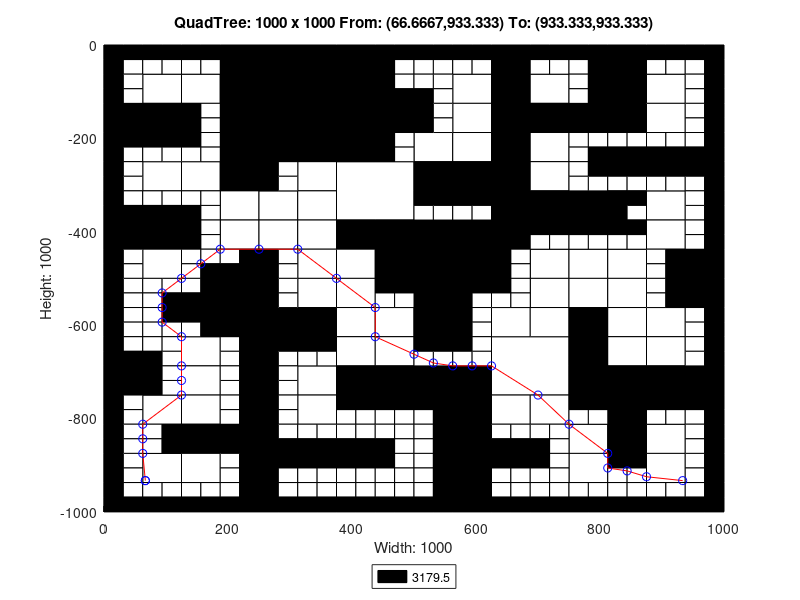

MATLAB code for this plot:
axis([0 1000 -1000 0]);
title('QuadTree: 1000 x 1000 From: (66.6667,933.333) To: (933.333,933.333)');
xlabel('Width: 1000');
ylabel('Height: 1000');
rectangle('Position',[250 -125 125 125], 'FaceColor',[0 0 0]);
rectangle('Position',[250 -250 125 125], 'FaceColor',[0 0 0]);
rectangle('Position',[375 -375 125 125], 'FaceColor',[1 1 1]);
rectangle('Position',[500 -500 125 125], 'FaceColor',[0 0 0]);
rectangle('Position',[625 -750 125 125], 'FaceColor',[1 1 1]);
rectangle('Position',[62.5 -125 62.5 62.5], 'FaceColor',[1 1 1]);
rectangle('Position',[187.5 -62.5 62.5 62.5], 'FaceColor',[0 0 0]);
rectangle('Position',[125 -125 62.5 62.5], 'FaceColor',[1 1 1]);
rectangle('Position',[187.5 -125 62.5 62.5], 'FaceColor',[0 0 0]);
rectangle('Position',[0 -187.5 62.5 62.5], 'FaceColor',[0 0 0]);
rectangle('Position',[62.5 -187.5 62.5 62.5], 'FaceColor',[0 0 0]);
rectangle('Position',[187.5 -187.5 62.5 62.5], 'FaceColor',[0 0 0]);
rectangle('Position',[187.5 -250 62.5 62.5], 'FaceColor',[0 0 0]);
rectangle('Position',[375 -62.5 62.5 62.5], 'FaceColor',[0 0 0]);
rectangle('Position',[375 -125 62.5 62.5], 'FaceColor',[0 0 0]);
rectangle('Position',[375 -187.5 62.5 62.5], 'FaceColor',[0 0 0]);
rectangle('Position',[437.5 -187.5 62.5 62.5], 'FaceColor',[0 0 0]);
rectangle('Position',[375 -250 62.5 62.5], 'FaceColor',[0 0 0]);
rectangle('Position',[62.5 -312.5 62.5 62.5], 'FaceColor',[1 1 1]);
rectangle('Position',[125 -312.5 62.5 62.5], 'FaceColor',[1 1 1]);
rectangle('Position',[187.5 -312.5 62.5 62.5], 'FaceColor',[0 0 0]);
rectangle('Position',[187.5 -375 62.5 62.5], 'FaceColor',[1 1 1]);
rectangle('Position',[0 -437.5 62.5 62.5], 'FaceColor',[0 0 0]);
rectangle('Position',[62.5 -437.5 62.5 62.5], 'FaceColor',[0 0 0]);
rectangle('Position',[62.5 -500 62.5 62.5], 'FaceColor',[1 1 1]);
rectangle('Position',[187.5 -437.5 62.5 62.5], 'FaceColor',[1 1 1]);
rectangle('Position',[312.5 -312.5 62.5 62.5], 'FaceColor',[1 1 1]);
rectangle('Position',[250 -375 62.5 62.5], 'FaceColor',[1 1 1]);
rectangle('Position',[312.5 -375 62.5 62.5], 'FaceColor',[1 1 1]);
rectangle('Position',[250 -437.5 62.5 62.5], 'FaceColor',[1 1 1]);
rectangle('Position',[312.5 -437.5 62.5 62.5], 'FaceColor',[1 1 1]);
rectangle('Position',[312.5 -500 62.5 62.5], 'FaceColor',[1 1 1]);
rectangle('Position',[375 -437.5 62.5 62.5], 'FaceColor',[0 0 0]);
rectangle('Position',[437.5 -437.5 62.5 62.5], 'FaceColor',[0 0 0]);
rectangle('Position',[375 -500 62.5 62.5], 'FaceColor',[1 1 1]);
rectangle('Position',[437.5 -500 62.5 62.5], 'FaceColor',[0 0 0]);
rectangle('Position',[562.5 -125 62.5 62.5], 'FaceColor',[1 1 1]);
rectangle('Position',[625 -62.5 62.5 62.5], 'FaceColor',[0 0 0]);
rectangle('Position',[625 -125 62.5 62.5], 'FaceColor',[0 0 0]);
rectangle('Position',[687.5 -125 62.5 62.5], 'FaceColor',[1 1 1]);
rectangle('Position',[562.5 -187.5 62.5 62.5], 'FaceColor',[1 1 1]);
rectangle('Position',[500 -250 62.5 62.5], 'FaceColor',[1 1 1]);
rectangle('Position',[562.5 -250 62.5 62.5], 'FaceColor',[1 1 1]);
rectangle('Position',[625 -187.5 62.5 62.5], 'FaceColor',[0 0 0]);
rectangle('Position',[687.5 -187.5 62.5 62.5], 'FaceColor',[0 0 0]);
rectangle('Position',[625 -250 62.5 62.5], 'FaceColor',[0 0 0]);
rectangle('Position',[687.5 -250 62.5 62.5], 'FaceColor',[1 1 1]);
rectangle('Position',[812.5 -62.5 62.5 62.5], 'FaceColor',[0 0 0]);
rectangle('Position',[812.5 -125 62.5 62.5], 'FaceColor',[0 0 0]);
rectangle('Position',[875 -125 62.5 62.5], 'FaceColor',[1 1 1]);
rectangle('Position',[750 -187.5 62.5 62.5], 'FaceColor',[0 0 0]);
rectangle('Position',[812.5 -187.5 62.5 62.5], 'FaceColor',[0 0 0]);
rectangle('Position',[875 -187.5 62.5 62.5], 'FaceColor',[1 1 1]);
rectangle('Position',[500 -312.5 62.5 62.5], 'FaceColor',[0 0 0]);
rectangle('Position',[562.5 -312.5 62.5 62.5], 'FaceColor',[0 0 0]);
rectangle('Position',[625 -312.5 62.5 62.5], 'FaceColor',[0 0 0]);
rectangle('Position',[687.5 -312.5 62.5 62.5], 'FaceColor',[1 1 1]);
rectangle('Position',[625 -375 62.5 62.5], 'FaceColor',[0 0 0]);
rectangle('Position',[687.5 -375 62.5 62.5], 'FaceColor',[0 0 0]);
rectangle('Position',[625 -437.5 62.5 62.5], 'FaceColor',[0 0 0]);
rectangle('Position',[687.5 -500 62.5 62.5], 'FaceColor',[1 1 1]);
rectangle('Position',[750 -375 62.5 62.5], 'FaceColor',[0 0 0]);
rectangle('Position',[875 -375 62.5 62.5], 'FaceColor',[1 1 1]);
rectangle('Position',[750 -500 62.5 62.5], 'FaceColor',[1 1 1]);
rectangle('Position',[812.5 -500 62.5 62.5], 'FaceColor',[1 1 1]);
rectangle('Position',[875 -437.5 62.5 62.5], 'FaceColor',[1 1 1]);
rectangle('Position',[937.5 -500 62.5 62.5], 'FaceColor',[0 0 0]);
rectangle('Position',[187.5 -562.5 62.5 62.5], 'FaceColor',[0 0 0]);
rectangle('Position',[187.5 -625 62.5 62.5], 'FaceColor',[0 0 0]);
rectangle('Position',[0 -750 62.5 62.5], 'FaceColor',[0 0 0]);
rectangle('Position',[125 -687.5 62.5 62.5], 'FaceColor',[1 1 1]);
rectangle('Position',[125 -750 62.5 62.5], 'FaceColor',[1 1 1]);
rectangle('Position',[312.5 -562.5 62.5 62.5], 'FaceColor',[1 1 1]);
rectangle('Position',[250 -625 62.5 62.5], 'FaceColor',[0 0 0]);
rectangle('Position',[312.5 -625 62.5 62.5], 'FaceColor',[0 0 0]);
rectangle('Position',[375 -562.5 62.5 62.5], 'FaceColor',[1 1 1]);
rectangle('Position',[375 -625 62.5 62.5], 'FaceColor',[1 1 1]);
rectangle('Position',[437.5 -625 62.5 62.5], 'FaceColor',[1 1 1]);
rectangle('Position',[312.5 -750 62.5 62.5], 'FaceColor',[1 1 1]);
rectangle('Position',[375 -687.5 62.5 62.5], 'FaceColor',[1 1 1]);
rectangle('Position',[437.5 -687.5 62.5 62.5], 'FaceColor',[1 1 1]);
rectangle('Position',[375 -750 62.5 62.5], 'FaceColor',[0 0 0]);
rectangle('Position',[437.5 -750 62.5 62.5], 'FaceColor',[0 0 0]);
rectangle('Position',[62.5 -812.5 62.5 62.5], 'FaceColor',[1 1 1]);
rectangle('Position',[125 -812.5 62.5 62.5], 'FaceColor',[1 1 1]);
rectangle('Position',[125 -875 62.5 62.5], 'FaceColor',[0 0 0]);
rectangle('Position',[187.5 -875 62.5 62.5], 'FaceColor',[0 0 0]);
rectangle('Position',[62.5 -937.5 62.5 62.5], 'FaceColor',[1 1 1]);
rectangle('Position',[125 -937.5 62.5 62.5], 'FaceColor',[1 1 1]);
rectangle('Position',[312.5 -812.5 62.5 62.5], 'FaceColor',[1 1 1]);
rectangle('Position',[500 -562.5 62.5 62.5], 'FaceColor',[0 0 0]);
rectangle('Position',[500 -625 62.5 62.5], 'FaceColor',[0 0 0]);
rectangle('Position',[687.5 -562.5 62.5 62.5], 'FaceColor',[1 1 1]);
rectangle('Position',[625 -625 62.5 62.5], 'FaceColor',[1 1 1]);
rectangle('Position',[687.5 -625 62.5 62.5], 'FaceColor',[1 1 1]);
rectangle('Position',[500 -750 62.5 62.5], 'FaceColor',[0 0 0]);
rectangle('Position',[562.5 -750 62.5 62.5], 'FaceColor',[0 0 0]);
rectangle('Position',[750 -562.5 62.5 62.5], 'FaceColor',[1 1 1]);
rectangle('Position',[812.5 -562.5 62.5 62.5], 'FaceColor',[1 1 1]);
rectangle('Position',[750 -625 62.5 62.5], 'FaceColor',[0 0 0]);
rectangle('Position',[812.5 -625 62.5 62.5], 'FaceColor',[1 1 1]);
rectangle('Position',[937.5 -562.5 62.5 62.5], 'FaceColor',[0 0 0]);
rectangle('Position',[875 -625 62.5 62.5], 'FaceColor',[1 1 1]);
rectangle('Position',[750 -687.5 62.5 62.5], 'FaceColor',[0 0 0]);
rectangle('Position',[812.5 -687.5 62.5 62.5], 'FaceColor',[1 1 1]);
rectangle('Position',[750 -750 62.5 62.5], 'FaceColor',[0 0 0]);
rectangle('Position',[812.5 -750 62.5 62.5], 'FaceColor',[0 0 0]);
rectangle('Position',[875 -687.5 62.5 62.5], 'FaceColor',[1 1 1]);
rectangle('Position',[875 -750 62.5 62.5], 'FaceColor',[0 0 0]);
rectangle('Position',[937.5 -750 62.5 62.5], 'FaceColor',[0 0 0]);
rectangle('Position',[562.5 -812.5 62.5 62.5], 'FaceColor',[0 0 0]);
rectangle('Position',[562.5 -875 62.5 62.5], 'FaceColor',[0 0 0]);
rectangle('Position',[625 -812.5 62.5 62.5], 'FaceColor',[1 1 1]);
rectangle('Position',[687.5 -812.5 62.5 62.5], 'FaceColor',[1 1 1]);
rectangle('Position',[562.5 -937.5 62.5 62.5], 'FaceColor',[0 0 0]);
rectangle('Position',[562.5 -1000 62.5 62.5], 'FaceColor',[0 0 0]);
rectangle('Position',[812.5 -812.5 62.5 62.5], 'FaceColor',[0 0 0]);
rectangle('Position',[750 -875 62.5 62.5], 'FaceColor',[1 1 1]);
rectangle('Position',[812.5 -875 62.5 62.5], 'FaceColor',[0 0 0]);
rectangle('Position',[875 -875 62.5 62.5], 'FaceColor',[1 1 1]);
rectangle('Position',[750 -937.5 62.5 62.5], 'FaceColor',[1 1 1]);
rectangle('Position',[875 -937.5 62.5 62.5], 'FaceColor',[1 1 1]);
rectangle('Position',[0 -31.25 31.25 31.25], 'FaceColor',[0 0 0]);
rectangle('Position',[31.25 -31.25 31.25 31.25], 'FaceColor',[0 0 0]);
rectangle('Position',[0 -62.5 31.25 31.25], 'FaceColor',[0 0 0]);
rectangle('Position',[31.25 -62.5 31.25 31.25], 'FaceColor',[1 1 1]);
rectangle('Position',[62.5 -31.25 31.25 31.25], 'FaceColor',[0 0 0]);
rectangle('Position',[93.75 -31.25 31.25 31.25], 'FaceColor',[0 0 0]);
rectangle('Position',[62.5 -62.5 31.25 31.25], 'FaceColor',[1 1 1]);
rectangle('Position',[93.75 -62.5 31.25 31.25], 'FaceColor',[1 1 1]);
rectangle('Position',[0 -93.75 31.25 31.25], 'FaceColor',[0 0 0]);
rectangle('Position',[31.25 -93.75 31.25 31.25], 'FaceColor',[1 1 1]);
rectangle('Position',[0 -125 31.25 31.25], 'FaceColor',[0 0 0]);
rectangle('Position',[31.25 -125 31.25 31.25], 'FaceColor',[1 1 1]);
rectangle('Position',[125 -31.25 31.25 31.25], 'FaceColor',[0 0 0]);
rectangle('Position',[156.25 -31.25 31.25 31.25], 'FaceColor',[0 0 0]);
rectangle('Position',[125 -62.5 31.25 31.25], 'FaceColor',[1 1 1]);
rectangle('Position',[156.25 -62.5 31.25 31.25], 'FaceColor',[1 1 1]);
rectangle('Position',[0 -218.75 31.25 31.25], 'FaceColor',[0 0 0]);
rectangle('Position',[31.25 -218.75 31.25 31.25], 'FaceColor',[0 0 0]);
rectangle('Position',[0 -250 31.25 31.25], 'FaceColor',[0 0 0]);
rectangle('Position',[31.25 -250 31.25 31.25], 'FaceColor',[1 1 1]);
rectangle('Position',[62.5 -218.75 31.25 31.25], 'FaceColor',[0 0 0]);
rectangle('Position',[93.75 -218.75 31.25 31.25], 'FaceColor',[0 0 0]);
rectangle('Position',[62.5 -250 31.25 31.25], 'FaceColor',[1 1 1]);
rectangle('Position',[93.75 -250 31.25 31.25], 'FaceColor',[1 1 1]);
rectangle('Position',[125 -156.25 31.25 31.25], 'FaceColor',[0 0 0]);
rectangle('Position',[156.25 -156.25 31.25 31.25], 'FaceColor',[1 1 1]);
rectangle('Position',[125 -187.5 31.25 31.25], 'FaceColor',[0 0 0]);
rectangle('Position',[156.25 -187.5 31.25 31.25], 'FaceColor',[1 1 1]);
rectangle('Position',[125 -218.75 31.25 31.25], 'FaceColor',[0 0 0]);
rectangle('Position',[156.25 -218.75 31.25 31.25], 'FaceColor',[1 1 1]);
rectangle('Position',[125 -250 31.25 31.25], 'FaceColor',[1 1 1]);
rectangle('Position',[156.25 -250 31.25 31.25], 'FaceColor',[1 1 1]);
rectangle('Position',[437.5 -31.25 31.25 31.25], 'FaceColor',[0 0 0]);
rectangle('Position',[468.75 -31.25 31.25 31.25], 'FaceColor',[0 0 0]);
rectangle('Position',[437.5 -62.5 31.25 31.25], 'FaceColor',[0 0 0]);
rectangle('Position',[468.75 -62.5 31.25 31.25], 'FaceColor',[1 1 1]);
rectangle('Position',[437.5 -93.75 31.25 31.25], 'FaceColor',[0 0 0]);
rectangle('Position',[468.75 -93.75 31.25 31.25], 'FaceColor',[1 1 1]);
rectangle('Position',[437.5 -125 31.25 31.25], 'FaceColor',[0 0 0]);
rectangle('Position',[468.75 -125 31.25 31.25], 'FaceColor',[0 0 0]);
rectangle('Position',[437.5 -218.75 31.25 31.25], 'FaceColor',[0 0 0]);
rectangle('Position',[468.75 -218.75 31.25 31.25], 'FaceColor',[1 1 1]);
rectangle('Position',[437.5 -250 31.25 31.25], 'FaceColor',[0 0 0]);
rectangle('Position',[468.75 -250 31.25 31.25], 'FaceColor',[1 1 1]);
rectangle('Position',[0 -281.25 31.25 31.25], 'FaceColor',[0 0 0]);
rectangle('Position',[31.25 -281.25 31.25 31.25], 'FaceColor',[1 1 1]);
rectangle('Position',[0 -312.5 31.25 31.25], 'FaceColor',[0 0 0]);
rectangle('Position',[31.25 -312.5 31.25 31.25], 'FaceColor',[1 1 1]);
rectangle('Position',[0 -343.75 31.25 31.25], 'FaceColor',[0 0 0]);
rectangle('Position',[31.25 -343.75 31.25 31.25], 'FaceColor',[1 1 1]);
rectangle('Position',[0 -375 31.25 31.25], 'FaceColor',[0 0 0]);
rectangle('Position',[31.25 -375 31.25 31.25], 'FaceColor',[0 0 0]);
rectangle('Position',[62.5 -343.75 31.25 31.25], 'FaceColor',[1 1 1]);
rectangle('Position',[93.75 -343.75 31.25 31.25], 'FaceColor',[1 1 1]);
rectangle('Position',[62.5 -375 31.25 31.25], 'FaceColor',[0 0 0]);
rectangle('Position',[93.75 -375 31.25 31.25], 'FaceColor',[0 0 0]);
rectangle('Position',[125 -343.75 31.25 31.25], 'FaceColor',[1 1 1]);
rectangle('Position',[156.25 -343.75 31.25 31.25], 'FaceColor',[1 1 1]);
rectangle('Position',[125 -375 31.25 31.25], 'FaceColor',[0 0 0]);
rectangle('Position',[156.25 -375 31.25 31.25], 'FaceColor',[1 1 1]);
rectangle('Position',[0 -468.75 31.25 31.25], 'FaceColor',[0 0 0]);
rectangle('Position',[31.25 -468.75 31.25 31.25], 'FaceColor',[1 1 1]);
rectangle('Position',[0 -500 31.25 31.25], 'FaceColor',[0 0 0]);
rectangle('Position',[31.25 -500 31.25 31.25], 'FaceColor',[1 1 1]);
rectangle('Position',[125 -406.25 31.25 31.25], 'FaceColor',[0 0 0]);
rectangle('Position',[156.25 -406.25 31.25 31.25], 'FaceColor',[1 1 1]);
rectangle('Position',[125 -437.5 31.25 31.25], 'FaceColor',[0 0 0]);
rectangle('Position',[156.25 -437.5 31.25 31.25], 'FaceColor',[1 1 1]);
rectangle('Position',[125 -468.75 31.25 31.25], 'FaceColor',[1 1 1]);
rectangle('Position',[156.25 -468.75 31.25 31.25], 'FaceColor',[1 1 1]);
rectangle('Position',[125 -500 31.25 31.25], 'FaceColor',[1 1 1]);
rectangle('Position',[156.25 -500 31.25 31.25], 'FaceColor',[0 0 0]);
rectangle('Position',[187.5 -468.75 31.25 31.25], 'FaceColor',[1 1 1]);
rectangle('Position',[218.75 -468.75 31.25 31.25], 'FaceColor',[0 0 0]);
rectangle('Position',[187.5 -500 31.25 31.25], 'FaceColor',[0 0 0]);
rectangle('Position',[218.75 -500 31.25 31.25], 'FaceColor',[0 0 0]);
rectangle('Position',[250 -281.25 31.25 31.25], 'FaceColor',[0 0 0]);
rectangle('Position',[281.25 -281.25 31.25 31.25], 'FaceColor',[1 1 1]);
rectangle('Position',[250 -312.5 31.25 31.25], 'FaceColor',[0 0 0]);
rectangle('Position',[281.25 -312.5 31.25 31.25], 'FaceColor',[1 1 1]);
rectangle('Position',[250 -468.75 31.25 31.25], 'FaceColor',[0 0 0]);
rectangle('Position',[281.25 -468.75 31.25 31.25], 'FaceColor',[1 1 1]);
rectangle('Position',[250 -500 31.25 31.25], 'FaceColor',[0 0 0]);
rectangle('Position',[281.25 -500 31.25 31.25], 'FaceColor',[1 1 1]);
rectangle('Position',[500 -31.25 31.25 31.25], 'FaceColor',[0 0 0]);
rectangle('Position',[531.25 -31.25 31.25 31.25], 'FaceColor',[0 0 0]);
rectangle('Position',[500 -62.5 31.25 31.25], 'FaceColor',[1 1 1]);
rectangle('Position',[531.25 -62.5 31.25 31.25], 'FaceColor',[1 1 1]);
rectangle('Position',[562.5 -31.25 31.25 31.25], 'FaceColor',[0 0 0]);
rectangle('Position',[593.75 -31.25 31.25 31.25], 'FaceColor',[0 0 0]);
rectangle('Position',[562.5 -62.5 31.25 31.25], 'FaceColor',[1 1 1]);
rectangle('Position',[593.75 -62.5 31.25 31.25], 'FaceColor',[1 1 1]);
rectangle('Position',[500 -93.75 31.25 31.25], 'FaceColor',[1 1 1]);
rectangle('Position',[531.25 -93.75 31.25 31.25], 'FaceColor',[1 1 1]);
rectangle('Position',[500 -125 31.25 31.25], 'FaceColor',[0 0 0]);
rectangle('Position',[531.25 -125 31.25 31.25], 'FaceColor',[1 1 1]);
rectangle('Position',[687.5 -31.25 31.25 31.25], 'FaceColor',[0 0 0]);
rectangle('Position',[718.75 -31.25 31.25 31.25], 'FaceColor',[0 0 0]);
rectangle('Position',[687.5 -62.5 31.25 31.25], 'FaceColor',[1 1 1]);
rectangle('Position',[718.75 -62.5 31.25 31.25], 'FaceColor',[1 1 1]);
rectangle('Position',[500 -156.25 31.25 31.25], 'FaceColor',[0 0 0]);
rectangle('Position',[531.25 -156.25 31.25 31.25], 'FaceColor',[1 1 1]);
rectangle('Position',[500 -187.5 31.25 31.25], 'FaceColor',[0 0 0]);
rectangle('Position',[531.25 -187.5 31.25 31.25], 'FaceColor',[1 1 1]);
rectangle('Position',[750 -31.25 31.25 31.25], 'FaceColor',[0 0 0]);
rectangle('Position',[781.25 -31.25 31.25 31.25], 'FaceColor',[0 0 0]);
rectangle('Position',[750 -62.5 31.25 31.25], 'FaceColor',[1 1 1]);
rectangle('Position',[781.25 -62.5 31.25 31.25], 'FaceColor',[0 0 0]);
rectangle('Position',[750 -93.75 31.25 31.25], 'FaceColor',[1 1 1]);
rectangle('Position',[781.25 -93.75 31.25 31.25], 'FaceColor',[0 0 0]);
rectangle('Position',[750 -125 31.25 31.25], 'FaceColor',[1 1 1]);
rectangle('Position',[781.25 -125 31.25 31.25], 'FaceColor',[0 0 0]);
rectangle('Position',[875 -31.25 31.25 31.25], 'FaceColor',[0 0 0]);
rectangle('Position',[906.25 -31.25 31.25 31.25], 'FaceColor',[0 0 0]);
rectangle('Position',[875 -62.5 31.25 31.25], 'FaceColor',[1 1 1]);
rectangle('Position',[906.25 -62.5 31.25 31.25], 'FaceColor',[1 1 1]);
rectangle('Position',[937.5 -31.25 31.25 31.25], 'FaceColor',[0 0 0]);
rectangle('Position',[968.75 -31.25 31.25 31.25], 'FaceColor',[0 0 0]);
rectangle('Position',[937.5 -62.5 31.25 31.25], 'FaceColor',[1 1 1]);
rectangle('Position',[968.75 -62.5 31.25 31.25], 'FaceColor',[0 0 0]);
rectangle('Position',[937.5 -93.75 31.25 31.25], 'FaceColor',[1 1 1]);
rectangle('Position',[968.75 -93.75 31.25 31.25], 'FaceColor',[0 0 0]);
rectangle('Position',[937.5 -125 31.25 31.25], 'FaceColor',[1 1 1]);
rectangle('Position',[968.75 -125 31.25 31.25], 'FaceColor',[0 0 0]);
rectangle('Position',[750 -218.75 31.25 31.25], 'FaceColor',[1 1 1]);
rectangle('Position',[781.25 -218.75 31.25 31.25], 'FaceColor',[1 1 1]);
rectangle('Position',[750 -250 31.25 31.25], 'FaceColor',[1 1 1]);
rectangle('Position',[781.25 -250 31.25 31.25], 'FaceColor',[0 0 0]);
rectangle('Position',[812.5 -218.75 31.25 31.25], 'FaceColor',[1 1 1]);
rectangle('Position',[843.75 -218.75 31.25 31.25], 'FaceColor',[1 1 1]);
rectangle('Position',[812.5 -250 31.25 31.25], 'FaceColor',[0 0 0]);
rectangle('Position',[843.75 -250 31.25 31.25], 'FaceColor',[0 0 0]);
rectangle('Position',[937.5 -156.25 31.25 31.25], 'FaceColor',[1 1 1]);
rectangle('Position',[968.75 -156.25 31.25 31.25], 'FaceColor',[0 0 0]);
rectangle('Position',[937.5 -187.5 31.25 31.25], 'FaceColor',[1 1 1]);
rectangle('Position',[968.75 -187.5 31.25 31.25], 'FaceColor',[0 0 0]);
rectangle('Position',[875 -218.75 31.25 31.25], 'FaceColor',[1 1 1]);
rectangle('Position',[906.25 -218.75 31.25 31.25], 'FaceColor',[1 1 1]);
rectangle('Position',[875 -250 31.25 31.25], 'FaceColor',[0 0 0]);
rectangle('Position',[906.25 -250 31.25 31.25], 'FaceColor',[0 0 0]);
rectangle('Position',[937.5 -218.75 31.25 31.25], 'FaceColor',[1 1 1]);
rectangle('Position',[968.75 -218.75 31.25 31.25], 'FaceColor',[0 0 0]);
rectangle('Position',[937.5 -250 31.25 31.25], 'FaceColor',[0 0 0]);
rectangle('Position',[968.75 -250 31.25 31.25], 'FaceColor',[0 0 0]);
rectangle('Position',[500 -343.75 31.25 31.25], 'FaceColor',[0 0 0]);
rectangle('Position',[531.25 -343.75 31.25 31.25], 'FaceColor',[0 0 0]);
rectangle('Position',[500 -375 31.25 31.25], 'FaceColor',[1 1 1]);
rectangle('Position',[531.25 -375 31.25 31.25], 'FaceColor',[1 1 1]);
rectangle('Position',[562.5 -343.75 31.25 31.25], 'FaceColor',[0 0 0]);
rectangle('Position',[593.75 -343.75 31.25 31.25], 'FaceColor',[0 0 0]);
rectangle('Position',[562.5 -375 31.25 31.25], 'FaceColor',[1 1 1]);
rectangle('Position',[593.75 -375 31.25 31.25], 'FaceColor',[1 1 1]);
rectangle('Position',[687.5 -406.25 31.25 31.25], 'FaceColor',[0 0 0]);
rectangle('Position',[718.75 -406.25 31.25 31.25], 'FaceColor',[0 0 0]);
rectangle('Position',[687.5 -437.5 31.25 31.25], 'FaceColor',[1 1 1]);
rectangle('Position',[718.75 -437.5 31.25 31.25], 'FaceColor',[1 1 1]);
rectangle('Position',[625 -468.75 31.25 31.25], 'FaceColor',[0 0 0]);
rectangle('Position',[656.25 -468.75 31.25 31.25], 'FaceColor',[1 1 1]);
rectangle('Position',[625 -500 31.25 31.25], 'FaceColor',[0 0 0]);
rectangle('Position',[656.25 -500 31.25 31.25], 'FaceColor',[1 1 1]);
rectangle('Position',[750 -281.25 31.25 31.25], 'FaceColor',[1 1 1]);
rectangle('Position',[781.25 -281.25 31.25 31.25], 'FaceColor',[0 0 0]);
rectangle('Position',[750 -312.5 31.25 31.25], 'FaceColor',[1 1 1]);
rectangle('Position',[781.25 -312.5 31.25 31.25], 'FaceColor',[1 1 1]);
rectangle('Position',[812.5 -281.25 31.25 31.25], 'FaceColor',[0 0 0]);
rectangle('Position',[843.75 -281.25 31.25 31.25], 'FaceColor',[0 0 0]);
rectangle('Position',[812.5 -312.5 31.25 31.25], 'FaceColor',[1 1 1]);
rectangle('Position',[843.75 -312.5 31.25 31.25], 'FaceColor',[1 1 1]);
rectangle('Position',[812.5 -343.75 31.25 31.25], 'FaceColor',[0 0 0]);
rectangle('Position',[843.75 -343.75 31.25 31.25], 'FaceColor',[0 0 0]);
rectangle('Position',[812.5 -375 31.25 31.25], 'FaceColor',[0 0 0]);
rectangle('Position',[843.75 -375 31.25 31.25], 'FaceColor',[1 1 1]);
rectangle('Position',[875 -281.25 31.25 31.25], 'FaceColor',[0 0 0]);
rectangle('Position',[906.25 -281.25 31.25 31.25], 'FaceColor',[0 0 0]);
rectangle('Position',[875 -312.5 31.25 31.25], 'FaceColor',[1 1 1]);
rectangle('Position',[906.25 -312.5 31.25 31.25], 'FaceColor',[1 1 1]);
rectangle('Position',[937.5 -281.25 31.25 31.25], 'FaceColor',[0 0 0]);
rectangle('Position',[968.75 -281.25 31.25 31.25], 'FaceColor',[0 0 0]);
rectangle('Position',[937.5 -312.5 31.25 31.25], 'FaceColor',[1 1 1]);
rectangle('Position',[968.75 -312.5 31.25 31.25], 'FaceColor',[0 0 0]);
rectangle('Position',[937.5 -343.75 31.25 31.25], 'FaceColor',[1 1 1]);
rectangle('Position',[968.75 -343.75 31.25 31.25], 'FaceColor',[0 0 0]);
rectangle('Position',[937.5 -375 31.25 31.25], 'FaceColor',[1 1 1]);
rectangle('Position',[968.75 -375 31.25 31.25], 'FaceColor',[0 0 0]);
rectangle('Position',[750 -406.25 31.25 31.25], 'FaceColor',[0 0 0]);
rectangle('Position',[781.25 -406.25 31.25 31.25], 'FaceColor',[0 0 0]);
rectangle('Position',[750 -437.5 31.25 31.25], 'FaceColor',[1 1 1]);
rectangle('Position',[781.25 -437.5 31.25 31.25], 'FaceColor',[1 1 1]);
rectangle('Position',[812.5 -406.25 31.25 31.25], 'FaceColor',[0 0 0]);
rectangle('Position',[843.75 -406.25 31.25 31.25], 'FaceColor',[0 0 0]);
rectangle('Position',[812.5 -437.5 31.25 31.25], 'FaceColor',[1 1 1]);
rectangle('Position',[843.75 -437.5 31.25 31.25], 'FaceColor',[1 1 1]);
rectangle('Position',[937.5 -406.25 31.25 31.25], 'FaceColor',[1 1 1]);
rectangle('Position',[968.75 -406.25 31.25 31.25], 'FaceColor',[0 0 0]);
rectangle('Position',[937.5 -437.5 31.25 31.25], 'FaceColor',[1 1 1]);
rectangle('Position',[968.75 -437.5 31.25 31.25], 'FaceColor',[0 0 0]);
rectangle('Position',[875 -468.75 31.25 31.25], 'FaceColor',[1 1 1]);
rectangle('Position',[906.25 -468.75 31.25 31.25], 'FaceColor',[0 0 0]);
rectangle('Position',[875 -500 31.25 31.25], 'FaceColor',[1 1 1]);
rectangle('Position',[906.25 -500 31.25 31.25], 'FaceColor',[0 0 0]);
rectangle('Position',[0 -531.25 31.25 31.25], 'FaceColor',[0 0 0]);
rectangle('Position',[31.25 -531.25 31.25 31.25], 'FaceColor',[1 1 1]);
rectangle('Position',[0 -562.5 31.25 31.25], 'FaceColor',[0 0 0]);
rectangle('Position',[31.25 -562.5 31.25 31.25], 'FaceColor',[1 1 1]);
rectangle('Position',[62.5 -531.25 31.25 31.25], 'FaceColor',[1 1 1]);
rectangle('Position',[93.75 -531.25 31.25 31.25], 'FaceColor',[1 1 1]);
rectangle('Position',[62.5 -562.5 31.25 31.25], 'FaceColor',[1 1 1]);
rectangle('Position',[93.75 -562.5 31.25 31.25], 'FaceColor',[0 0 0]);
rectangle('Position',[0 -593.75 31.25 31.25], 'FaceColor',[0 0 0]);
rectangle('Position',[31.25 -593.75 31.25 31.25], 'FaceColor',[1 1 1]);
rectangle('Position',[0 -625 31.25 31.25], 'FaceColor',[0 0 0]);
rectangle('Position',[31.25 -625 31.25 31.25], 'FaceColor',[1 1 1]);
rectangle('Position',[62.5 -593.75 31.25 31.25], 'FaceColor',[1 1 1]);
rectangle('Position',[93.75 -593.75 31.25 31.25], 'FaceColor',[0 0 0]);
rectangle('Position',[62.5 -625 31.25 31.25], 'FaceColor',[1 1 1]);
rectangle('Position',[93.75 -625 31.25 31.25], 'FaceColor',[1 1 1]);
rectangle('Position',[125 -531.25 31.25 31.25], 'FaceColor',[1 1 1]);
rectangle('Position',[156.25 -531.25 31.25 31.25], 'FaceColor',[0 0 0]);
rectangle('Position',[125 -562.5 31.25 31.25], 'FaceColor',[0 0 0]);
rectangle('Position',[156.25 -562.5 31.25 31.25], 'FaceColor',[0 0 0]);
rectangle('Position',[125 -593.75 31.25 31.25], 'FaceColor',[0 0 0]);
rectangle('Position',[156.25 -593.75 31.25 31.25], 'FaceColor',[0 0 0]);
rectangle('Position',[125 -625 31.25 31.25], 'FaceColor',[1 1 1]);
rectangle('Position',[156.25 -625 31.25 31.25], 'FaceColor',[0 0 0]);
rectangle('Position',[0 -656.25 31.25 31.25], 'FaceColor',[0 0 0]);
rectangle('Position',[31.25 -656.25 31.25 31.25], 'FaceColor',[1 1 1]);
rectangle('Position',[0 -687.5 31.25 31.25], 'FaceColor',[0 0 0]);
rectangle('Position',[31.25 -687.5 31.25 31.25], 'FaceColor',[0 0 0]);
rectangle('Position',[62.5 -656.25 31.25 31.25], 'FaceColor',[1 1 1]);
rectangle('Position',[93.75 -656.25 31.25 31.25], 'FaceColor',[1 1 1]);
rectangle('Position',[62.5 -687.5 31.25 31.25], 'FaceColor',[0 0 0]);
rectangle('Position',[93.75 -687.5 31.25 31.25], 'FaceColor',[1 1 1]);
rectangle('Position',[62.5 -718.75 31.25 31.25], 'FaceColor',[0 0 0]);
rectangle('Position',[93.75 -718.75 31.25 31.25], 'FaceColor',[1 1 1]);
rectangle('Position',[62.5 -750 31.25 31.25], 'FaceColor',[0 0 0]);
rectangle('Position',[93.75 -750 31.25 31.25], 'FaceColor',[1 1 1]);
rectangle('Position',[187.5 -656.25 31.25 31.25], 'FaceColor',[1 1 1]);
rectangle('Position',[218.75 -656.25 31.25 31.25], 'FaceColor',[0 0 0]);
rectangle('Position',[187.5 -687.5 31.25 31.25], 'FaceColor',[1 1 1]);
rectangle('Position',[218.75 -687.5 31.25 31.25], 'FaceColor',[0 0 0]);
rectangle('Position',[187.5 -718.75 31.25 31.25], 'FaceColor',[1 1 1]);
rectangle('Position',[218.75 -718.75 31.25 31.25], 'FaceColor',[0 0 0]);
rectangle('Position',[187.5 -750 31.25 31.25], 'FaceColor',[1 1 1]);
rectangle('Position',[218.75 -750 31.25 31.25], 'FaceColor',[0 0 0]);
rectangle('Position',[250 -531.25 31.25 31.25], 'FaceColor',[0 0 0]);
rectangle('Position',[281.25 -531.25 31.25 31.25], 'FaceColor',[1 1 1]);
rectangle('Position',[250 -562.5 31.25 31.25], 'FaceColor',[0 0 0]);
rectangle('Position',[281.25 -562.5 31.25 31.25], 'FaceColor',[1 1 1]);
rectangle('Position',[437.5 -531.25 31.25 31.25], 'FaceColor',[0 0 0]);
rectangle('Position',[468.75 -531.25 31.25 31.25], 'FaceColor',[0 0 0]);
rectangle('Position',[437.5 -562.5 31.25 31.25], 'FaceColor',[1 1 1]);
rectangle('Position',[468.75 -562.5 31.25 31.25], 'FaceColor',[1 1 1]);
rectangle('Position',[250 -656.25 31.25 31.25], 'FaceColor',[0 0 0]);
rectangle('Position',[281.25 -656.25 31.25 31.25], 'FaceColor',[0 0 0]);
rectangle('Position',[250 -687.5 31.25 31.25], 'FaceColor',[0 0 0]);
rectangle('Position',[281.25 -687.5 31.25 31.25], 'FaceColor',[1 1 1]);
rectangle('Position',[312.5 -656.25 31.25 31.25], 'FaceColor',[0 0 0]);
rectangle('Position',[343.75 -656.25 31.25 31.25], 'FaceColor',[0 0 0]);
rectangle('Position',[312.5 -687.5 31.25 31.25], 'FaceColor',[1 1 1]);
rectangle('Position',[343.75 -687.5 31.25 31.25], 'FaceColor',[1 1 1]);
rectangle('Position',[250 -718.75 31.25 31.25], 'FaceColor',[0 0 0]);
rectangle('Position',[281.25 -718.75 31.25 31.25], 'FaceColor',[1 1 1]);
rectangle('Position',[250 -750 31.25 31.25], 'FaceColor',[0 0 0]);
rectangle('Position',[281.25 -750 31.25 31.25], 'FaceColor',[1 1 1]);
rectangle('Position',[0 -781.25 31.25 31.25], 'FaceColor',[0 0 0]);
rectangle('Position',[31.25 -781.25 31.25 31.25], 'FaceColor',[1 1 1]);
rectangle('Position',[0 -812.5 31.25 31.25], 'FaceColor',[0 0 0]);
rectangle('Position',[31.25 -812.5 31.25 31.25], 'FaceColor',[1 1 1]);
rectangle('Position',[0 -843.75 31.25 31.25], 'FaceColor',[0 0 0]);
rectangle('Position',[31.25 -843.75 31.25 31.25], 'FaceColor',[1 1 1]);
rectangle('Position',[0 -875 31.25 31.25], 'FaceColor',[0 0 0]);
rectangle('Position',[31.25 -875 31.25 31.25], 'FaceColor',[1 1 1]);
rectangle('Position',[62.5 -843.75 31.25 31.25], 'FaceColor',[1 1 1]);
rectangle('Position',[93.75 -843.75 31.25 31.25], 'FaceColor',[0 0 0]);
rectangle('Position',[62.5 -875 31.25 31.25], 'FaceColor',[1 1 1]);
rectangle('Position',[93.75 -875 31.25 31.25], 'FaceColor',[0 0 0]);
rectangle('Position',[187.5 -781.25 31.25 31.25], 'FaceColor',[1 1 1]);
rectangle('Position',[218.75 -781.25 31.25 31.25], 'FaceColor',[0 0 0]);
rectangle('Position',[187.5 -812.5 31.25 31.25], 'FaceColor',[1 1 1]);
rectangle('Position',[218.75 -812.5 31.25 31.25], 'FaceColor',[0 0 0]);
rectangle('Position',[0 -906.25 31.25 31.25], 'FaceColor',[0 0 0]);
rectangle('Position',[31.25 -906.25 31.25 31.25], 'FaceColor',[1 1 1]);
rectangle('Position',[0 -937.5 31.25 31.25], 'FaceColor',[0 0 0]);
rectangle('Position',[31.25 -937.5 31.25 31.25], 'FaceColor',[1 1 1]);
rectangle('Position',[0 -968.75 31.25 31.25], 'FaceColor',[0 0 0]);
rectangle('Position',[31.25 -968.75 31.25 31.25], 'FaceColor',[1 1 1]);
rectangle('Position',[0 -1000 31.25 31.25], 'FaceColor',[0 0 0]);
rectangle('Position',[31.25 -1000 31.25 31.25], 'FaceColor',[0 0 0]);
rectangle('Position',[62.5 -968.75 31.25 31.25], 'FaceColor',[1 1 1]);
rectangle('Position',[93.75 -968.75 31.25 31.25], 'FaceColor',[1 1 1]);
rectangle('Position',[62.5 -1000 31.25 31.25], 'FaceColor',[0 0 0]);
rectangle('Position',[93.75 -1000 31.25 31.25], 'FaceColor',[0 0 0]);
rectangle('Position',[187.5 -906.25 31.25 31.25], 'FaceColor',[1 1 1]);
rectangle('Position',[218.75 -906.25 31.25 31.25], 'FaceColor',[0 0 0]);
rectangle('Position',[187.5 -937.5 31.25 31.25], 'FaceColor',[1 1 1]);
rectangle('Position',[218.75 -937.5 31.25 31.25], 'FaceColor',[0 0 0]);
rectangle('Position',[125 -968.75 31.25 31.25], 'FaceColor',[1 1 1]);
rectangle('Position',[156.25 -968.75 31.25 31.25], 'FaceColor',[1 1 1]);
rectangle('Position',[125 -1000 31.25 31.25], 'FaceColor',[0 0 0]);
rectangle('Position',[156.25 -1000 31.25 31.25], 'FaceColor',[0 0 0]);
rectangle('Position',[187.5 -968.75 31.25 31.25], 'FaceColor',[1 1 1]);
rectangle('Position',[218.75 -968.75 31.25 31.25], 'FaceColor',[0 0 0]);
rectangle('Position',[187.5 -1000 31.25 31.25], 'FaceColor',[0 0 0]);
rectangle('Position',[218.75 -1000 31.25 31.25], 'FaceColor',[0 0 0]);
rectangle('Position',[250 -781.25 31.25 31.25], 'FaceColor',[0 0 0]);
rectangle('Position',[281.25 -781.25 31.25 31.25], 'FaceColor',[1 1 1]);
rectangle('Position',[250 -812.5 31.25 31.25], 'FaceColor',[0 0 0]);
rectangle('Position',[281.25 -812.5 31.25 31.25], 'FaceColor',[1 1 1]);
rectangle('Position',[250 -843.75 31.25 31.25], 'FaceColor',[0 0 0]);
rectangle('Position',[281.25 -843.75 31.25 31.25], 'FaceColor',[1 1 1]);
rectangle('Position',[250 -875 31.25 31.25], 'FaceColor',[0 0 0]);
rectangle('Position',[281.25 -875 31.25 31.25], 'FaceColor',[0 0 0]);
rectangle('Position',[312.5 -843.75 31.25 31.25], 'FaceColor',[1 1 1]);
rectangle('Position',[343.75 -843.75 31.25 31.25], 'FaceColor',[1 1 1]);
rectangle('Position',[312.5 -875 31.25 31.25], 'FaceColor',[0 0 0]);
rectangle('Position',[343.75 -875 31.25 31.25], 'FaceColor',[0 0 0]);
rectangle('Position',[375 -781.25 31.25 31.25], 'FaceColor',[0 0 0]);
rectangle('Position',[406.25 -781.25 31.25 31.25], 'FaceColor',[0 0 0]);
rectangle('Position',[375 -812.5 31.25 31.25], 'FaceColor',[1 1 1]);
rectangle('Position',[406.25 -812.5 31.25 31.25], 'FaceColor',[1 1 1]);
rectangle('Position',[437.5 -781.25 31.25 31.25], 'FaceColor',[0 0 0]);
rectangle('Position',[468.75 -781.25 31.25 31.25], 'FaceColor',[0 0 0]);
rectangle('Position',[437.5 -812.5 31.25 31.25], 'FaceColor',[1 1 1]);
rectangle('Position',[468.75 -812.5 31.25 31.25], 'FaceColor',[1 1 1]);
rectangle('Position',[375 -843.75 31.25 31.25], 'FaceColor',[1 1 1]);
rectangle('Position',[406.25 -843.75 31.25 31.25], 'FaceColor',[1 1 1]);
rectangle('Position',[375 -875 31.25 31.25], 'FaceColor',[0 0 0]);
rectangle('Position',[406.25 -875 31.25 31.25], 'FaceColor',[0 0 0]);
rectangle('Position',[437.5 -843.75 31.25 31.25], 'FaceColor',[1 1 1]);
rectangle('Position',[468.75 -843.75 31.25 31.25], 'FaceColor',[1 1 1]);
rectangle('Position',[437.5 -875 31.25 31.25], 'FaceColor',[0 0 0]);
rectangle('Position',[468.75 -875 31.25 31.25], 'FaceColor',[1 1 1]);
rectangle('Position',[250 -906.25 31.25 31.25], 'FaceColor',[0 0 0]);
rectangle('Position',[281.25 -906.25 31.25 31.25], 'FaceColor',[0 0 0]);
rectangle('Position',[250 -937.5 31.25 31.25], 'FaceColor',[0 0 0]);
rectangle('Position',[281.25 -937.5 31.25 31.25], 'FaceColor',[1 1 1]);
rectangle('Position',[312.5 -906.25 31.25 31.25], 'FaceColor',[0 0 0]);
rectangle('Position',[343.75 -906.25 31.25 31.25], 'FaceColor',[0 0 0]);
rectangle('Position',[312.5 -937.5 31.25 31.25], 'FaceColor',[1 1 1]);
rectangle('Position',[343.75 -937.5 31.25 31.25], 'FaceColor',[1 1 1]);
rectangle('Position',[250 -968.75 31.25 31.25], 'FaceColor',[0 0 0]);
rectangle('Position',[281.25 -968.75 31.25 31.25], 'FaceColor',[1 1 1]);
rectangle('Position',[250 -1000 31.25 31.25], 'FaceColor',[0 0 0]);
rectangle('Position',[281.25 -1000 31.25 31.25], 'FaceColor',[0 0 0]);
rectangle('Position',[312.5 -968.75 31.25 31.25], 'FaceColor',[1 1 1]);
rectangle('Position',[343.75 -968.75 31.25 31.25], 'FaceColor',[1 1 1]);
rectangle('Position',[312.5 -1000 31.25 31.25], 'FaceColor',[0 0 0]);
rectangle('Position',[343.75 -1000 31.25 31.25], 'FaceColor',[0 0 0]);
rectangle('Position',[375 -906.25 31.25 31.25], 'FaceColor',[0 0 0]);
rectangle('Position',[406.25 -906.25 31.25 31.25], 'FaceColor',[0 0 0]);
rectangle('Position',[375 -937.5 31.25 31.25], 'FaceColor',[1 1 1]);
rectangle('Position',[406.25 -937.5 31.25 31.25], 'FaceColor',[1 1 1]);
rectangle('Position',[437.5 -906.25 31.25 31.25], 'FaceColor',[0 0 0]);
rectangle('Position',[468.75 -906.25 31.25 31.25], 'FaceColor',[1 1 1]);
rectangle('Position',[437.5 -937.5 31.25 31.25], 'FaceColor',[1 1 1]);
rectangle('Position',[468.75 -937.5 31.25 31.25], 'FaceColor',[1 1 1]);
rectangle('Position',[375 -968.75 31.25 31.25], 'FaceColor',[1 1 1]);
rectangle('Position',[406.25 -968.75 31.25 31.25], 'FaceColor',[1 1 1]);
rectangle('Position',[375 -1000 31.25 31.25], 'FaceColor',[0 0 0]);
rectangle('Position',[406.25 -1000 31.25 31.25], 'FaceColor',[0 0 0]);
rectangle('Position',[437.5 -968.75 31.25 31.25], 'FaceColor',[1 1 1]);
rectangle('Position',[468.75 -968.75 31.25 31.25], 'FaceColor',[1 1 1]);
rectangle('Position',[437.5 -1000 31.25 31.25], 'FaceColor',[0 0 0]);
rectangle('Position',[468.75 -1000 31.25 31.25], 'FaceColor',[0 0 0]);
rectangle('Position',[562.5 -531.25 31.25 31.25], 'FaceColor',[0 0 0]);
rectangle('Position',[593.75 -531.25 31.25 31.25], 'FaceColor',[0 0 0]);
rectangle('Position',[562.5 -562.5 31.25 31.25], 'FaceColor',[0 0 0]);
rectangle('Position',[593.75 -562.5 31.25 31.25], 'FaceColor',[1 1 1]);
rectangle('Position',[562.5 -593.75 31.25 31.25], 'FaceColor',[0 0 0]);
rectangle('Position',[593.75 -593.75 31.25 31.25], 'FaceColor',[1 1 1]);
rectangle('Position',[562.5 -625 31.25 31.25], 'FaceColor',[0 0 0]);
rectangle('Position',[593.75 -625 31.25 31.25], 'FaceColor',[1 1 1]);
rectangle('Position',[625 -531.25 31.25 31.25], 'FaceColor',[0 0 0]);
rectangle('Position',[656.25 -531.25 31.25 31.25], 'FaceColor',[1 1 1]);
rectangle('Position',[625 -562.5 31.25 31.25], 'FaceColor',[1 1 1]);
rectangle('Position',[656.25 -562.5 31.25 31.25], 'FaceColor',[1 1 1]);
rectangle('Position',[500 -656.25 31.25 31.25], 'FaceColor',[0 0 0]);
rectangle('Position',[531.25 -656.25 31.25 31.25], 'FaceColor',[0 0 0]);
rectangle('Position',[500 -687.5 31.25 31.25], 'FaceColor',[1 1 1]);
rectangle('Position',[531.25 -687.5 31.25 31.25], 'FaceColor',[1 1 1]);
rectangle('Position',[562.5 -656.25 31.25 31.25], 'FaceColor',[0 0 0]);
rectangle('Position',[593.75 -656.25 31.25 31.25], 'FaceColor',[1 1 1]);
rectangle('Position',[562.5 -687.5 31.25 31.25], 'FaceColor',[1 1 1]);
rectangle('Position',[593.75 -687.5 31.25 31.25], 'FaceColor',[1 1 1]);
rectangle('Position',[875 -531.25 31.25 31.25], 'FaceColor',[1 1 1]);
rectangle('Position',[906.25 -531.25 31.25 31.25], 'FaceColor',[0 0 0]);
rectangle('Position',[875 -562.5 31.25 31.25], 'FaceColor',[1 1 1]);
rectangle('Position',[906.25 -562.5 31.25 31.25], 'FaceColor',[0 0 0]);
rectangle('Position',[937.5 -593.75 31.25 31.25], 'FaceColor',[1 1 1]);
rectangle('Position',[968.75 -593.75 31.25 31.25], 'FaceColor',[0 0 0]);
rectangle('Position',[937.5 -625 31.25 31.25], 'FaceColor',[1 1 1]);
rectangle('Position',[968.75 -625 31.25 31.25], 'FaceColor',[0 0 0]);
rectangle('Position',[937.5 -656.25 31.25 31.25], 'FaceColor',[1 1 1]);
rectangle('Position',[968.75 -656.25 31.25 31.25], 'FaceColor',[0 0 0]);
rectangle('Position',[937.5 -687.5 31.25 31.25], 'FaceColor',[1 1 1]);
rectangle('Position',[968.75 -687.5 31.25 31.25], 'FaceColor',[0 0 0]);
rectangle('Position',[500 -781.25 31.25 31.25], 'FaceColor',[0 0 0]);
rectangle('Position',[531.25 -781.25 31.25 31.25], 'FaceColor',[0 0 0]);
rectangle('Position',[500 -812.5 31.25 31.25], 'FaceColor',[1 1 1]);
rectangle('Position',[531.25 -812.5 31.25 31.25], 'FaceColor',[0 0 0]);
rectangle('Position',[500 -843.75 31.25 31.25], 'FaceColor',[1 1 1]);
rectangle('Position',[531.25 -843.75 31.25 31.25], 'FaceColor',[0 0 0]);
rectangle('Position',[500 -875 31.25 31.25], 'FaceColor',[1 1 1]);
rectangle('Position',[531.25 -875 31.25 31.25], 'FaceColor',[0 0 0]);
rectangle('Position',[625 -843.75 31.25 31.25], 'FaceColor',[1 1 1]);
rectangle('Position',[656.25 -843.75 31.25 31.25], 'FaceColor',[1 1 1]);
rectangle('Position',[625 -875 31.25 31.25], 'FaceColor',[0 0 0]);
rectangle('Position',[656.25 -875 31.25 31.25], 'FaceColor',[0 0 0]);
rectangle('Position',[687.5 -843.75 31.25 31.25], 'FaceColor',[1 1 1]);
rectangle('Position',[718.75 -843.75 31.25 31.25], 'FaceColor',[1 1 1]);
rectangle('Position',[687.5 -875 31.25 31.25], 'FaceColor',[0 0 0]);
rectangle('Position',[718.75 -875 31.25 31.25], 'FaceColor',[1 1 1]);
rectangle('Position',[500 -906.25 31.25 31.25], 'FaceColor',[1 1 1]);
rectangle('Position',[531.25 -906.25 31.25 31.25], 'FaceColor',[0 0 0]);
rectangle('Position',[500 -937.5 31.25 31.25], 'FaceColor',[1 1 1]);
rectangle('Position',[531.25 -937.5 31.25 31.25], 'FaceColor',[0 0 0]);
rectangle('Position',[500 -968.75 31.25 31.25], 'FaceColor',[1 1 1]);
rectangle('Position',[531.25 -968.75 31.25 31.25], 'FaceColor',[0 0 0]);
rectangle('Position',[500 -1000 31.25 31.25], 'FaceColor',[0 0 0]);
rectangle('Position',[531.25 -1000 31.25 31.25], 'FaceColor',[0 0 0]);
rectangle('Position',[625 -906.25 31.25 31.25], 'FaceColor',[0 0 0]);
rectangle('Position',[656.25 -906.25 31.25 31.25], 'FaceColor',[0 0 0]);
rectangle('Position',[625 -937.5 31.25 31.25], 'FaceColor',[1 1 1]);
rectangle('Position',[656.25 -937.5 31.25 31.25], 'FaceColor',[1 1 1]);
rectangle('Position',[687.5 -906.25 31.25 31.25], 'FaceColor',[0 0 0]);
rectangle('Position',[718.75 -906.25 31.25 31.25], 'FaceColor',[1 1 1]);
rectangle('Position',[687.5 -937.5 31.25 31.25], 'FaceColor',[1 1 1]);
rectangle('Position',[718.75 -937.5 31.25 31.25], 'FaceColor',[1 1 1]);
rectangle('Position',[625 -968.75 31.25 31.25], 'FaceColor',[1 1 1]);
rectangle('Position',[656.25 -968.75 31.25 31.25], 'FaceColor',[1 1 1]);
rectangle('Position',[625 -1000 31.25 31.25], 'FaceColor',[0 0 0]);
rectangle('Position',[656.25 -1000 31.25 31.25], 'FaceColor',[0 0 0]);
rectangle('Position',[687.5 -968.75 31.25 31.25], 'FaceColor',[1 1 1]);
rectangle('Position',[718.75 -968.75 31.25 31.25], 'FaceColor',[1 1 1]);
rectangle('Position',[687.5 -1000 31.25 31.25], 'FaceColor',[0 0 0]);
rectangle('Position',[718.75 -1000 31.25 31.25], 'FaceColor',[0 0 0]);
rectangle('Position',[750 -781.25 31.25 31.25], 'FaceColor',[0 0 0]);
rectangle('Position',[781.25 -781.25 31.25 31.25], 'FaceColor',[0 0 0]);
rectangle('Position',[750 -812.5 31.25 31.25], 'FaceColor',[1 1 1]);
rectangle('Position',[781.25 -812.5 31.25 31.25], 'FaceColor',[1 1 1]);
rectangle('Position',[875 -781.25 31.25 31.25], 'FaceColor',[0 0 0]);
rectangle('Position',[906.25 -781.25 31.25 31.25], 'FaceColor',[0 0 0]);
rectangle('Position',[875 -812.5 31.25 31.25], 'FaceColor',[1 1 1]);
rectangle('Position',[906.25 -812.5 31.25 31.25], 'FaceColor',[1 1 1]);
rectangle('Position',[937.5 -781.25 31.25 31.25], 'FaceColor',[0 0 0]);
rectangle('Position',[968.75 -781.25 31.25 31.25], 'FaceColor',[0 0 0]);
rectangle('Position',[937.5 -812.5 31.25 31.25], 'FaceColor',[1 1 1]);
rectangle('Position',[968.75 -812.5 31.25 31.25], 'FaceColor',[0 0 0]);
rectangle('Position',[937.5 -843.75 31.25 31.25], 'FaceColor',[1 1 1]);
rectangle('Position',[968.75 -843.75 31.25 31.25], 'FaceColor',[0 0 0]);
rectangle('Position',[937.5 -875 31.25 31.25], 'FaceColor',[1 1 1]);
rectangle('Position',[968.75 -875 31.25 31.25], 'FaceColor',[0 0 0]);
rectangle('Position',[812.5 -906.25 31.25 31.25], 'FaceColor',[0 0 0]);
rectangle('Position',[843.75 -906.25 31.25 31.25], 'FaceColor',[0 0 0]);
rectangle('Position',[812.5 -937.5 31.25 31.25], 'FaceColor',[1 1 1]);
rectangle('Position',[843.75 -937.5 31.25 31.25], 'FaceColor',[1 1 1]);
rectangle('Position',[750 -968.75 31.25 31.25], 'FaceColor',[1 1 1]);
rectangle('Position',[781.25 -968.75 31.25 31.25], 'FaceColor',[1 1 1]);
rectangle('Position',[750 -1000 31.25 31.25], 'FaceColor',[0 0 0]);
rectangle('Position',[781.25 -1000 31.25 31.25], 'FaceColor',[0 0 0]);
rectangle('Position',[812.5 -968.75 31.25 31.25], 'FaceColor',[1 1 1]);
rectangle('Position',[843.75 -968.75 31.25 31.25], 'FaceColor',[1 1 1]);
rectangle('Position',[812.5 -1000 31.25 31.25], 'FaceColor',[0 0 0]);
rectangle('Position',[843.75 -1000 31.25 31.25], 'FaceColor',[0 0 0]);
rectangle('Position',[937.5 -906.25 31.25 31.25], 'FaceColor',[1 1 1]);
rectangle('Position',[968.75 -906.25 31.25 31.25], 'FaceColor',[0 0 0]);
rectangle('Position',[937.5 -937.5 31.25 31.25], 'FaceColor',[1 1 1]);
rectangle('Position',[968.75 -937.5 31.25 31.25], 'FaceColor',[0 0 0]);
rectangle('Position',[875 -968.75 31.25 31.25], 'FaceColor',[1 1 1]);
rectangle('Position',[906.25 -968.75 31.25 31.25], 'FaceColor',[1 1 1]);
rectangle('Position',[875 -1000 31.25 31.25], 'FaceColor',[0 0 0]);
rectangle('Position',[906.25 -1000 31.25 31.25], 'FaceColor',[0 0 0]);
rectangle('Position',[937.5 -968.75 31.25 31.25], 'FaceColor',[1 1 1]);
rectangle('Position',[968.75 -968.75 31.25 31.25], 'FaceColor',[0 0 0]);
rectangle('Position',[937.5 -1000 31.25 31.25], 'FaceColor',[0 0 0]);
rectangle('Position',[968.75 -1000 31.25 31.25], 'FaceColor',[0 0 0]);
X=[933.333,875,843.75,812.5,812.5,750,700,625,593.75,562.5,531.25,500,437.5,437.5,375,312.5,250,187.5,156.25,125,93.75,93.75,93.75,125,125,125,125,62.5,62.5,62.5,66.6667,66.6667];
Y=[-933.333,-925,-912.5,-906.25,-875,-812.5,-750,-687.5,-687.5,-687.5,-681.25,-662.5,-625,-562.5,-500,-437.5,-437.5,-437.5,-468.75,-500,-531.25,-562.5,-593.75,-625,-687.5,-718.75,-750,-812.5,-843.75,-875,-933.333,-933.333];
hold on;
plot(X,Y,'r');
plot(X,Y,'bo');
legend('3179.5','Location','southoutside');
